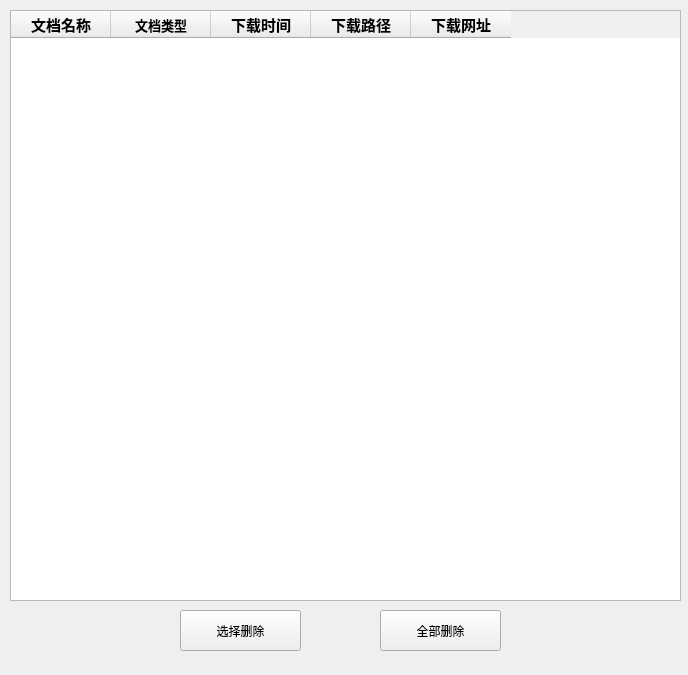
<?xml version="1.0" encoding="UTF-8"?>
<ui version="4.0">
 <class>Form</class>
 <widget class="QWidget" name="Form">
  <property name="geometry">
   <rect>
    <x>0</x>
    <y>0</y>
    <width>688</width>
    <height>675</height>
   </rect>
  </property>
  <property name="windowTitle">
   <string>Form</string>
  </property>
  <widget class="QTableWidget" name="tableWidget">
   <property name="geometry">
    <rect>
     <x>10</x>
     <y>10</y>
     <width>671</width>
     <height>591</height>
    </rect>
   </property>
   <property name="styleSheet">
    <string notr="true"/>
   </property>
   <column>
    <property name="text">
     <string>文档名称</string>
    </property>
    <property name="font">
     <font>
      <pointsize>11</pointsize>
      <weight>75</weight>
      <bold>true</bold>
     </font>
    </property>
    <property name="background">
     <color>
      <red>0</red>
      <green>0</green>
      <blue>0</blue>
     </color>
    </property>
   </column>
   <column>
    <property name="text">
     <string>文档类型</string>
    </property>
    <property name="font">
     <font>
      <pointsize>10</pointsize>
      <weight>75</weight>
      <bold>true</bold>
     </font>
    </property>
   </column>
   <column>
    <property name="text">
     <string>下载时间</string>
    </property>
    <property name="font">
     <font>
      <pointsize>11</pointsize>
      <weight>75</weight>
      <bold>true</bold>
     </font>
    </property>
   </column>
   <column>
    <property name="text">
     <string>下载路径</string>
    </property>
    <property name="font">
     <font>
      <pointsize>11</pointsize>
      <weight>75</weight>
      <bold>true</bold>
     </font>
    </property>
   </column>
   <column>
    <property name="text">
     <string>下载网址</string>
    </property>
    <property name="font">
     <font>
      <pointsize>11</pointsize>
      <weight>75</weight>
      <bold>true</bold>
     </font>
    </property>
   </column>
  </widget>
  <widget class="QPushButton" name="pushButton_delete">
   <property name="geometry">
    <rect>
     <x>180</x>
     <y>610</y>
     <width>121</width>
     <height>41</height>
    </rect>
   </property>
   <property name="styleSheet">
    <string notr="true">font: 14pt &quot;楷体&quot;;
</string>
   </property>
   <property name="text">
    <string>选择删除</string>
   </property>
  </widget>
  <widget class="QPushButton" name="pushButton_delete_all">
   <property name="geometry">
    <rect>
     <x>380</x>
     <y>610</y>
     <width>121</width>
     <height>41</height>
    </rect>
   </property>
   <property name="styleSheet">
    <string notr="true">font: 14pt &quot;楷体&quot;;</string>
   </property>
   <property name="text">
    <string>全部删除</string>
   </property>
  </widget>
 </widget>
 <resources>
  <include location="mainui.qrc"/>
 </resources>
 <connections/>
</ui>
